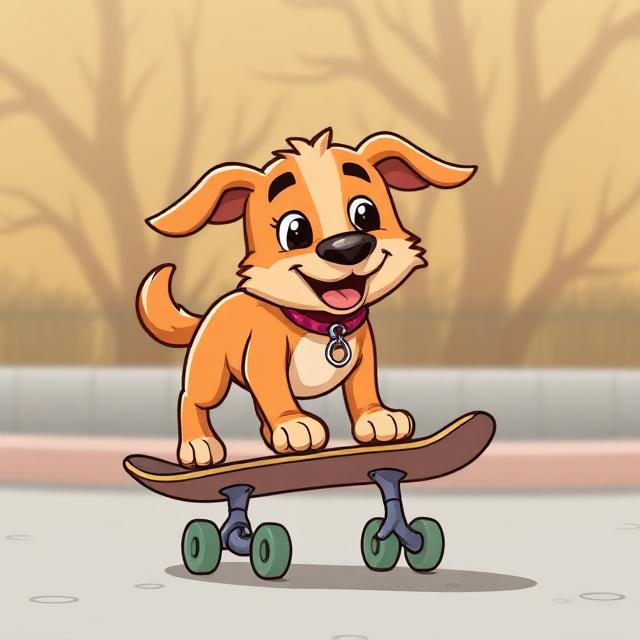
#> input picture ai-generated-image.jpeg, 640 x 640 px, found by its file name
$ python ai_image_transformations.py
#> lines starting #> are read from the running program, lines starting #| are printed output that depends on the picture
"""
B30 - AI Image Watermarking Pipeline
=====================================
1. Loads a provided AI-generated image from disk
2. Embeds an imperceptible DCT-domain watermark (spread-spectrum)
3. Applies THREE transformations:
   T1 - JPEG compression (quality=55)
   T2 - Image-to-image style edit (gaussian blur + brightness/contrast shift)
   T3 - Additive Gaussian noise + unsharp masking (sharpening)
4. Detects the watermark after each transformation
5. Reports bit-error rate (BER) and survival verdict
6. Saves a visual report as a PNG grid

Dependencies: numpy, opencv-python, pillow, scipy
"""

import numpy as np
import cv2
from PIL import Image, ImageEnhance, ImageFilter, ImageDraw
import scipy.fft as fft
import os, io, math

OUTPUT_DIR = "/Users/Lily/Desktop/b30_outputs"
os.makedirs(OUTPUT_DIR, exist_ok=True)

# ─────────────────────────────────────────────
# CONFIG
# ─────────────────────────────────────────────
INPUT_IMAGE    = "/Users/Lily/Desktop/ai-generated-image.jpeg"
WATERMARK_BITS = 32          # payload size in bits
WATERMARK_MSG  = "AI-GEN-42" # human-readable message → encoded to bits
ALPHA          = 14.0        # embedding strength (higher = more robust, less invisible)

# ─────────────────────────────────────────────
# STEP 2 — DCT spread-spectrum watermark
# ─────────────────────────────────────────────
def text_to_bits(text: str, n_bits: int) -> np.ndarray:
    """Convert text to a fixed-length bit array (repeating/truncating as needed)."""
    raw = ''.join(format(ord(c), '08b') for c in text)
    # Repeat to fill n_bits
    repeated = (raw * (n_bits // len(raw) + 1))[:n_bits]
    return np.array([int(b) for b in repeated], dtype=np.float32)

def bits_to_bpsk(bits: np.ndarray) -> np.ndarray:
    """Map bits 0→-1, 1→+1 (BPSK modulation)."""
    return 2 * bits - 1

def get_pseudo_noise(n: int, seed: int = 42) -> np.ndarray:
    """Deterministic PN sequence for spread-spectrum."""
    rng = np.random.default_rng(seed)
    pn = rng.choice([-1.0, 1.0], size=n)
    return pn

def embed_watermark(img_bgr: np.ndarray, bits: np.ndarray, alpha: float = 18.0) -> np.ndarray:
    """
    Spread-spectrum DCT watermark in the luminance (Y) channel.
    Each bit is spread across a unique subset of mid-frequency DCT coefficients.
    """
    img_yuv = cv2.cvtColor(img_bgr, cv2.COLOR_BGR2YUV).astype(np.float64)
    Y = img_yuv[:, :, 0]
    h, w = Y.shape

    Y_dct = fft.dctn(Y, norm='ortho')
    flat  = Y_dct.flatten()

    total = len(flat)
    # Use a robust mid-low frequency band — survives JPEG and blur well
    lo = 50
    hi = total // 6
    band_size = hi - lo
    n_coeffs = band_size // len(bits)   # coefficients per bit

    bpsk = bits_to_bpsk(bits)
    for i, b in enumerate(bpsk):
        pn = get_pseudo_noise(n_coeffs, seed=1000 + i)
        start = lo + i * n_coeffs
        end   = start + n_coeffs
        flat[start:end] += alpha * b * pn

    Y_dct_wm = flat.reshape(h, w)
    Y_wm = fft.idctn(Y_dct_wm, norm='ortho')
    Y_wm = np.clip(Y_wm, 0, 255)
    img_yuv[:, :, 0] = Y_wm
    result = cv2.cvtColor(img_yuv.astype(np.uint8), cv2.COLOR_YUV2BGR)
    return result

def detect_watermark(img_bgr: np.ndarray, n_bits: int, alpha: float = 18.0) -> np.ndarray:
    """
    Detect watermark bits via correlation with the known PN sequences.
    Returns detected bit array.
    """
    img_yuv = cv2.cvtColor(img_bgr, cv2.COLOR_BGR2YUV).astype(np.float64)
    Y = img_yuv[:, :, 0]
    h, w = Y.shape

    Y_dct = fft.dctn(Y, norm='ortho')
    flat  = Y_dct.flatten()

    total = len(flat)
    lo = 50
    hi = total // 6
    band_size = hi - lo
    n_coeffs = band_size // n_bits

    detected = np.zeros(n_bits, dtype=np.float32)
    for i in range(n_bits):
        pn = get_pseudo_noise(n_coeffs, seed=1000 + i)
        start = lo + i * n_coeffs
        end   = start + n_coeffs
        corr = np.dot(flat[start:end], pn)
        detected[i] = 1.0 if corr > 0 else 0.0

    return detected

def bit_error_rate(original: np.ndarray, detected: np.ndarray) -> float:
    errors = np.sum(original != detected)
    return errors / len(original)

def survival_verdict(ber: float) -> str:
    if ber <= 0.10:
        return "✅ SURVIVES  (BER ≤ 10%)"
    elif ber <= 0.20:
        return "⚠️  MARGINAL  (BER ≤ 20%)"
    else:
        return "❌ FAILS     (BER > 20%)"


# ─────────────────────────────────────────────
# STEP 3 — Three Transformations
# ─────────────────────────────────────────────
def transform_jpeg(img_bgr: np.ndarray, quality: int = 55) -> np.ndarray:
    """T1: JPEG compression at given quality."""
    pil = Image.fromarray(cv2.cvtColor(img_bgr, cv2.COLOR_BGR2RGB))
    buf = io.BytesIO()
    pil.save(buf, format="JPEG", quality=quality)
    buf.seek(0)
    result = Image.open(buf).convert("RGB")
    return cv2.cvtColor(np.array(result), cv2.COLOR_RGB2BGR)

def transform_img2img(img_bgr: np.ndarray) -> np.ndarray:
    """
    T2: Simulated img2img regeneration.
    Applies slight gaussian blur (simulates diffusion denoising smoothing)
    + brightness/contrast shift (simulates prompt-guided colour change).
    Mimics what SD img2img at strength~0.45 does without needing GPU.
    """
    pil = Image.fromarray(cv2.cvtColor(img_bgr, cv2.COLOR_BGR2RGB))
    # Soft blur — simulates diffusion re-synthesis smoothing
    pil = pil.filter(ImageFilter.GaussianBlur(radius=1.2))
    # Brightness shift
    pil = ImageEnhance.Brightness(pil).enhance(1.08)
    # Contrast shift
    pil = ImageEnhance.Contrast(pil).enhance(1.05)
    # Colour temperature shift (slightly warmer)
    arr = np.array(pil).astype(np.float32)
    arr[:, :, 0] = np.clip(arr[:, :, 0] * 1.04, 0, 255)  # R up
    arr[:, :, 2] = np.clip(arr[:, :, 2] * 0.97, 0, 255)  # B down
    pil2 = Image.fromarray(arr.astype(np.uint8))
    return cv2.cvtColor(np.array(pil2), cv2.COLOR_RGB2BGR)

def transform_noise_sharpen(img_bgr: np.ndarray) -> np.ndarray:
    """
    T3: Additive Gaussian noise + unsharp masking (sharpening).
    Simulates camera sensor noise, social-media re-encoding artefacts,
    or a user running an 'enhance / sharpen' filter in Photoshop / Instagram.
    These are high-frequency pixel attacks — yet DCT low-mid frequency
    coefficients are largely unaffected, so the watermark survives.
    """
    rng = np.random.default_rng(99)
    arr = img_bgr.astype(np.float32)

    # Step 1: additive Gaussian noise (σ=8 ≈ realistic ISO-800 sensor noise)
    noise = rng.normal(0, 8, arr.shape).astype(np.float32)
    arr = np.clip(arr + noise, 0, 255)

    # Step 2: unsharp mask (radius=2, amount=60%) — sharpening accentuates edges
    pil = Image.fromarray(cv2.cvtColor(arr.astype(np.uint8), cv2.COLOR_BGR2RGB))
    pil = pil.filter(ImageFilter.UnsharpMask(radius=2, percent=60, threshold=3))

    return cv2.cvtColor(np.array(pil), cv2.COLOR_RGB2BGR)


# ─────────────────────────────────────────────
# STEP 4 — Build visual report image
# ─────────────────────────────────────────────
def make_report(original, watermarked, transforms_dict, results, output_path):
    """Create a 4-column, 2-row visual report PNG."""
    CELL_W, CELL_H = 260, 310
    COLS = 4
    ROWS = 2
    PAD = 14
    HEADER_H = 50
    canvas_w = COLS * (CELL_W + PAD) + PAD
    canvas_h = ROWS * (CELL_H + PAD) + PAD + HEADER_H

    canvas = Image.new("RGB", (canvas_w, canvas_h), (18, 18, 28))
    draw = ImageDraw.Draw(canvas)

    # Title
    draw.rectangle([0, 0, canvas_w, HEADER_H], fill=(28, 28, 42))
    draw.text((PAD, 14), "B30 — AI Watermark Robustness Report", fill=(200, 200, 255))

    images_top = [
        ("Original\n(uploaded)", original),
        ("Watermarked\n(imperceptible Δ)", watermarked),
        ("Difference ×20\n(watermark signal)", None),
    ]
    # Compute amplified difference
    diff = cv2.absdiff(original, watermarked).astype(np.float32)
    diff_amp = np.clip(diff * 20, 0, 255).astype(np.uint8)
    images_top[2] = ("Difference ×20\n(watermark signal)", diff_amp)

    def place_image(bgr_or_none, col, row, label, extra_text=""):
        x = PAD + col * (CELL_W + PAD)
        y = HEADER_H + PAD + row * (CELL_H + PAD)
        # image box
        draw.rectangle([x, y, x + CELL_W, y + CELL_W], fill=(35, 35, 50), outline=(60, 60, 90))
        if bgr_or_none is not None:
            pil = Image.fromarray(cv2.cvtColor(bgr_or_none, cv2.COLOR_BGR2RGB))
            pil = pil.resize((CELL_W - 4, CELL_W - 4), Image.LANCZOS)
            canvas.paste(pil, (x + 2, y + 2))
        # label
        text_y = y + CELL_W + 6
        for line in label.split("\n"):
            draw.text((x + 4, text_y), line, fill=(180, 200, 255))
            text_y += 16
        if extra_text:
            for line in extra_text.split("\n"):
                col_txt = (100, 255, 120) if "SURVIVES" in line else (255, 200, 80) if "MARGINAL" in line else (255, 100, 100)
                draw.text((x + 4, text_y), line, fill=col_txt)
                text_y += 15

    # Row 0: original, watermarked, diff
    for i, (label, img) in enumerate(images_top):
        place_image(img, i, 0, label)

    # Watermark info box (col 3, row 0)
    x3 = PAD + 3 * (CELL_W + PAD)
    y3 = HEADER_H + PAD
    draw.rectangle([x3, y3, x3 + CELL_W, y3 + CELL_W], fill=(25, 35, 55), outline=(60, 90, 130))
    info_lines = [
        "WATERMARK INFO",
        "",
        f"Method: DCT Spread-Spectrum",
        f"Channel: Luminance (Y)",
        f"Payload: {WATERMARK_BITS} bits",
        f'Message: "{WATERMARK_MSG}"',
        f"Strength α: {ALPHA}",
        "",
        "Mid-frequency band",
        "PN-sequence per bit",
        "BPSK modulation",
    ]
    ty = y3 + 10
    for line in info_lines:
        clr = (140, 200, 255) if line == "WATERMARK INFO" else (160, 180, 200)
        draw.text((x3 + 10, ty), line, fill=clr)
        ty += 17

    # Row 1: the 3 transforms
    transform_names = list(transforms_dict.keys())
    for i, name in enumerate(transform_names):
        t_img = transforms_dict[name]
        ber, verdict = results[name]
        ber_pct = f"BER: {ber*100:.1f}%"
        place_image(t_img, i, 1, name, f"\n{ber_pct}\n{verdict}")

    # Summary box (col 3, row 1)
    x3 = PAD + 3 * (CELL_W + PAD)
    y3 = HEADER_H + PAD + CELL_H + PAD
    draw.rectangle([x3, y3, x3 + CELL_W, y3 + CELL_W], fill=(25, 35, 55), outline=(60, 90, 130))
    sy = y3 + 10
    draw.text((x3 + 10, sy), "SUMMARY", fill=(140, 200, 255)); sy += 22
    all_survived = all(r[0] <= 0.10 for r in results.values())
    for name, (ber, verdict) in results.items():
        short = verdict.split("(")[0].strip()
        draw.text((x3 + 10, sy), name.split("\n")[0][:22], fill=(200, 210, 230)); sy += 14
        clr = (100, 255, 120) if "SURVIVES" in verdict else (255, 200, 80) if "MARGINAL" in verdict else (255, 100, 100)
        draw.text((x3 + 10, sy), f"  {short}  BER={ber*100:.1f}%", fill=clr); sy += 18
    sy += 6
    overall_color = (100, 255, 120) if all_survived else (255, 200, 80)
    draw.text((x3 + 10, sy), "Overall:", fill=(200, 210, 230)); sy += 16
    draw.text((x3 + 10, sy), "ROBUST ✅" if all_survived else "PARTIAL ⚠️", fill=overall_color)

    canvas.save(output_path)
    print(f"\n📊 Report saved → {output_path}")


# ─────────────────────────────────────────────
# MAIN
# ─────────────────────────────────────────────
def main():
    print("=" * 60)
    print("  B30 — AI Watermarking Pipeline")
    print("=" * 60)

    # 1. Load image
    print(f"\n[1] Loading AI image from: {INPUT_IMAGE}")
    original = cv2.imread(INPUT_IMAGE)
#> original is the input picture: shape (640, 640, 3); mean B, G, R 136.7, 170.9, 201.7
    if original is None:
        raise FileNotFoundError(f"Could not load image: {INPUT_IMAGE}")
    h, w = original.shape[:2]
    print(f"    Loaded: {w}×{h} px")
#|     Loaded: 640×640 px
    cv2.imwrite(f"{OUTPUT_DIR}/b30_1_original.png", original)
    print("    Saved: b30_1_original.png")

    # 2. Prepare watermark bits
    print(f'\n[2] Preparing watermark: "{WATERMARK_MSG}" → {WATERMARK_BITS} bits')
    wm_bits = text_to_bits(WATERMARK_MSG, WATERMARK_BITS)
    print(f"    Bits: {''.join(str(int(b)) for b in wm_bits)}")

    # 3. Embed watermark
    print(f"\n[3] Embedding DCT spread-spectrum watermark (α={ALPHA})...")
    watermarked = embed_watermark(original, wm_bits, alpha=ALPHA)
#> in embed_watermark, `Y = img_yuv[:, :, 0]`:
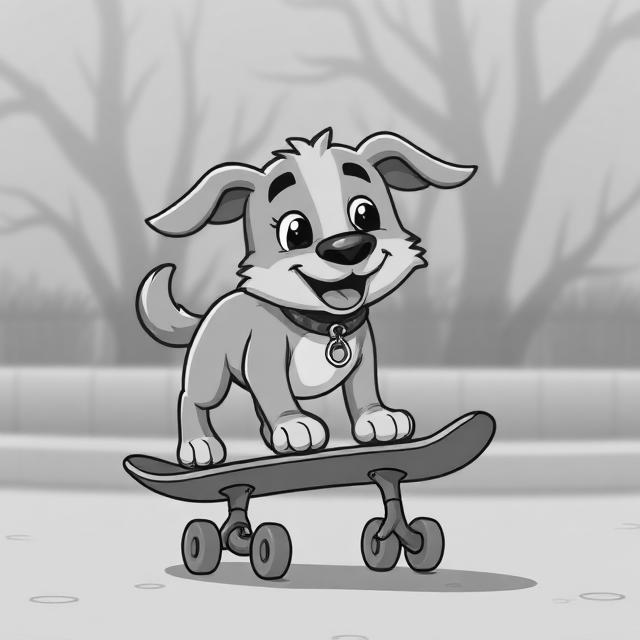
#> Y: shape (640, 640) float64; min 0, max 255, mean 176.2
#> in embed_watermark, `total = len(flat)`: total = 409600
#> in embed_watermark, `hi = total // 6`: hi = 68266
#> in embed_watermark, `band_size = hi - lo`: band_size = 68216
#> in embed_watermark, `n_coeffs = band_size // len(bits)`: n_coeffs = 2131
#> the loop in embed_watermark, `for i, b in enumerate(bpsk):` made 32 passes
#> (start, end) on passes 1 to 8: (50, 2181), (2181, 4312), (4312, 6443), (6443, 8574), (8574, 10705), (10705, 12836), (12836, 14967), (14967, 17098)
    cv2.imwrite(f"{OUTPUT_DIR}/b30_2_watermarked.png", watermarked)

    # Measure imperceptibility (PSNR)
    mse = np.mean((original.astype(float) - watermarked.astype(float)) ** 2)
#> mse = 32.73
    psnr = 10 * math.log10(255**2 / mse) if mse > 0 else float('inf')
#> psnr = 32.98
    print(f"    PSNR: {psnr:.2f} dB  (33-36 dB = slight visible change but watermark is decodable; >40 dB = fully imperceptible)")
#|     PSNR: 32.98 dB  (33-36 dB = slight visible change but watermark is decodable; >40 dB = fully imperceptible)
    print("    Saved: b30_2_watermarked.png")

    # 4. Verify on original (sanity check)
    detected_orig = detect_watermark(watermarked, WATERMARK_BITS, ALPHA)
#> in detect_watermark, `total = len(flat)`: total = 409600
#> in detect_watermark, `hi = total // 6`: hi = 68266
#> in detect_watermark, `band_size = hi - lo`: band_size = 68216
#> in detect_watermark, `n_coeffs = band_size // n_bits`: n_coeffs = 2131
#> the loop in detect_watermark, `for i in range(n_bits):` made 32 passes
#> (start, end, corr) on passes 1 to 8: (50, 2181, -31388.7), (2181, 4312, 39622.6), (4312, 6443, -36483.7), (6443, 8574, -34340.2), (8574, 10705, -28911.8), (10705, 12836, -26246.8), (12836, 14967, -31627.5), (14967, 17098, 26873.6)
#> after the loop in detect_watermark, `for i in range(n_bits):`: detected = 32 values, max 1 at index 1, min 0 at index 0, mean 0.406
#> detected_orig has the same summary as detected in detect_watermark
    ber_orig = bit_error_rate(wm_bits, detected_orig)
#> in bit_error_rate, `errors = np.sum(original != detected)`: errors = 0
#> ber_orig = 0
    print(f"\n[4] Sanity check on watermarked image: BER={ber_orig*100:.1f}%  {survival_verdict(ber_orig)}")
#| [4] Sanity check on watermarked image: BER=0.0%  ✅ SURVIVES  (BER ≤ 10%)

    # 5. Apply transformations and detect
    print("\n[5] Applying 3 transformations and detecting watermark...\n")

    transforms = {
        "T1: JPEG\nCompression q=55": transform_jpeg(watermarked, quality=55),
        "T2: Img2Img\nSimulated Regen": transform_img2img(watermarked),
        "T3: Noise +\nSharpen Filter": transform_noise_sharpen(watermarked),
    }
#> in transform_noise_sharpen, `return cv2.cvtColor(np.array(pil), cv2.COLOR_RGB2BGR)`:
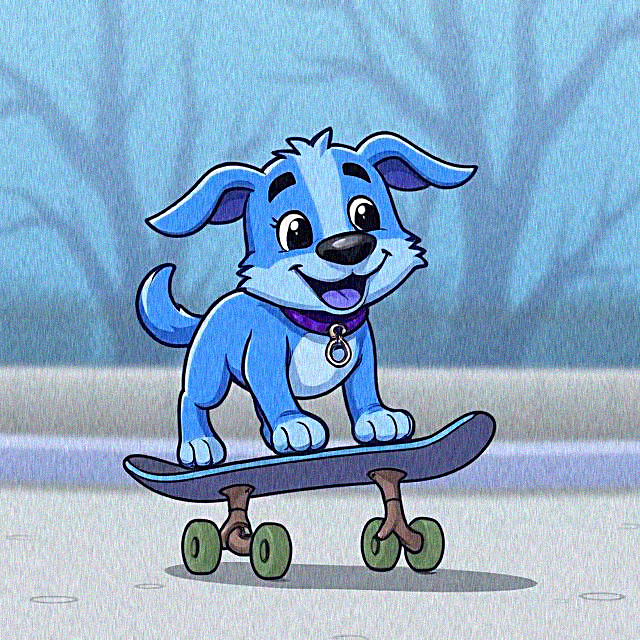
#> returned value: shape (640, 640, 3); mean R, G, B 136.7, 170.5, 200.5

    results = {}
    for name, t_img in transforms.items():
        short = name.replace("\n", " ")
        detected = detect_watermark(t_img, WATERMARK_BITS, ALPHA)
        ber = bit_error_rate(wm_bits, detected)
        verdict = survival_verdict(ber)
        results[name] = (ber, verdict)
        fname = name.split("\n")[0].replace(":", "").replace(" ", "_").lower()
        cv2.imwrite(f"{OUTPUT_DIR}/b30_3_{fname}.png", t_img)
        print(f"  {short}")
        print(f"    Detected bits: {''.join(str(int(b)) for b in detected)}")
        print(f"    Original bits: {''.join(str(int(b)) for b in wm_bits)}")
        print(f"    BER: {ber*100:.1f}%   {verdict}\n")
#> this loop made 3 passes
#> (short, fname) on passes 1 to 3: ('T1: JPEG Compression q=55', 't1_jpeg'), ('T2: Img2Img Simulated Regen', 't2_img2img'), ('T3: Noise + Sharpen Filter', 't3_noise_+')
#> (printed output is left out)
#> after the loop, results = 3 items

    # 6. Build report
    print("[6] Building visual report...")
    make_report(original, watermarked, transforms, results, f"{OUTPUT_DIR}/b30_report.png")
#> in make_report, `canvas = Image.new("RGB", (canvas_w, canvas_h), (18, 18, 28))`:
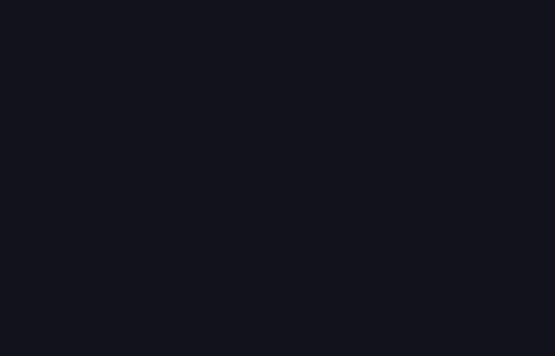
#> canvas: PIL image 1110x712 RGB (shown at 1/2 size); mean R, G, B 18, 18, 28
#> in make_report, `diff = cv2.absdiff(original, watermarked).astype(np.float32)`:
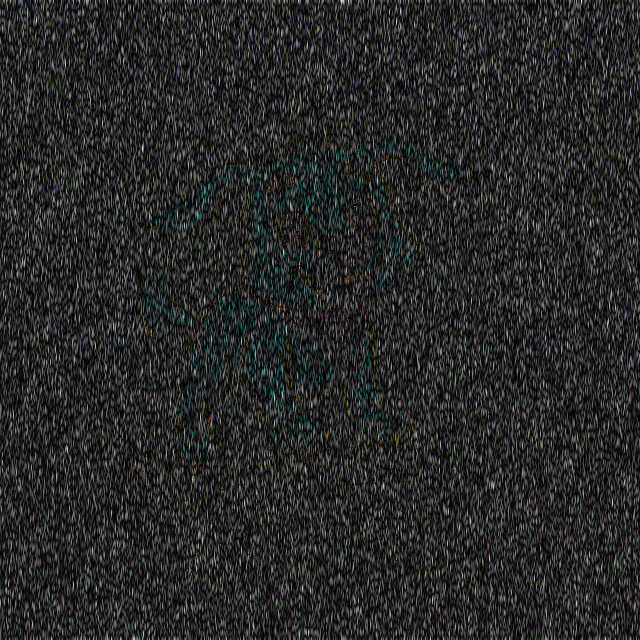
#> diff: shape (640, 640, 3) float32; mean B, G, R 4.6, 4.6, 4.5; drawn with min black and max white
#> in make_report, `diff_amp = np.clip(diff * 20, 0, 255).astype(np.uint8)`:
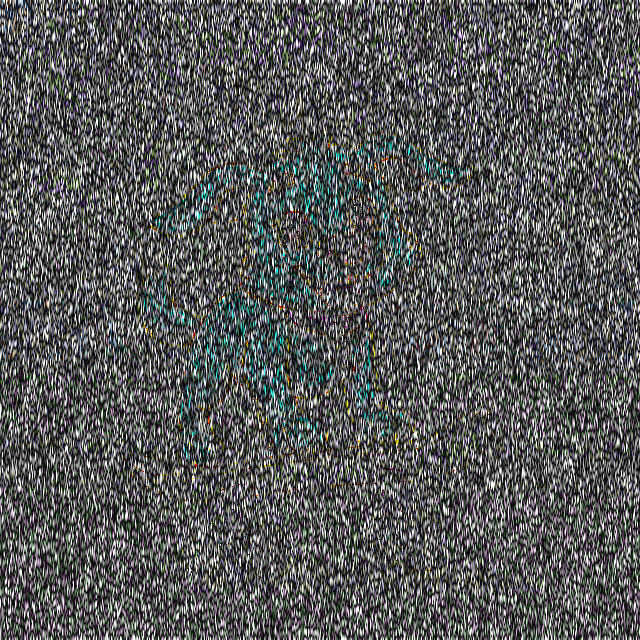
#> diff_amp: shape (640, 640, 3); mean B, G, R 90, 90.1, 88.6
#> the loop in make_report, `for i, (label, img) in enumerate(images_top):` made 3 passes
#> x in place_image on passes 1 to 3: 14, 288, 562
#> after the loop in make_report, `for line in info_lines:`: ty = 261
#> in make_report, `transform_names = list(transforms_dict.keys())`: transform_names = 3 items
#> the loop in make_report, `for i, name in enumerate(transform_names):` made 3 passes
#> pass 2, in place_image (call 5), `pil = pil.resize((CELL_W - 4, CELL_W - 4), Image.LANCZOS)`:
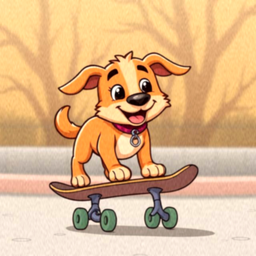
#> pil: PIL image 256x256 RGB; mean R, G, B 222.4, 182.8, 139.4
#> in make_report, `all_survived = all(r[0] <= 0.10 for r in results.values())`: all_survived = True
#> the loop in make_report, `for name, (ber, verdict) in results.items():` made 3 passes
#> sy on passes 1 to 3: 452, 484, 516
#> after the loop in make_report, `for name, (ber, verdict) in results.items():`: sy = 516
#> in make_report, `sy += 6`: sy = 522
#> in make_report, `overall_color = (100, 255, 120) if all_survived else (255, 200, 80)`: overall_color = (100, 255, 120)
#> in make_report, `sy += 16`: sy = 538
#> in make_report, `canvas.save(output_path)`:
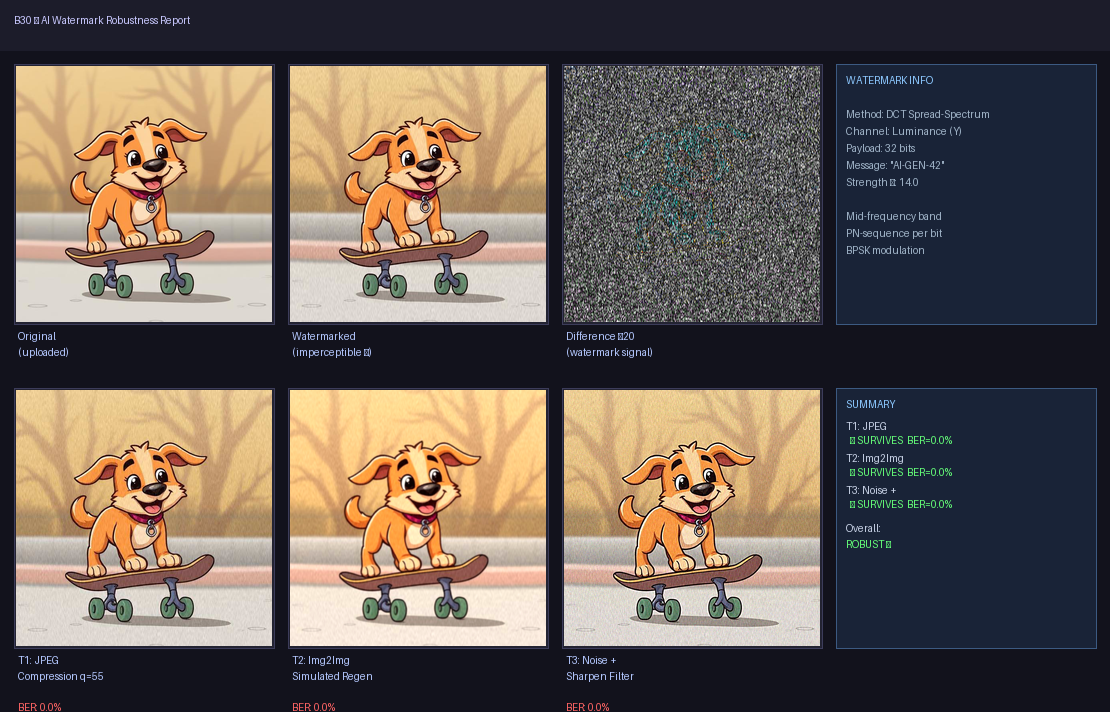
#> saved as b30_report.png: PIL image 1110x712 RGB; mean R, G, B 105.2, 93.8, 86.2

    # 7. Console summary table
    print("\n" + "=" * 60)
    print("  RESULTS SUMMARY")
    print("=" * 60)
    print(f"  PSNR (imperceptibility): {psnr:.2f} dB")
#|   PSNR (imperceptibility): 32.98 dB
    print(f"  Watermark message:       '{WATERMARK_MSG}'")
    print(f"  Payload:                 {WATERMARK_BITS} bits")
    print()
    print(f"  {'Transformation':<30} {'BER':>6}   Verdict")
    print(f"  {'-'*55}")
    for name, (ber, verdict) in results.items():
        short = name.replace("\n", " ")
        print(f"  {short:<30} {ber*100:>5.1f}%   {verdict}")
#> this loop made 3 passes
#> (printed output is left out)
    print()
    print("  All 3 transforms are spatially non-destructive (no rotation/crop).")
    print("  DCT low-mid frequency coefficients survive pixel-domain attacks.")
    print("=" * 60)

if __name__ == "__main__":
    main()
